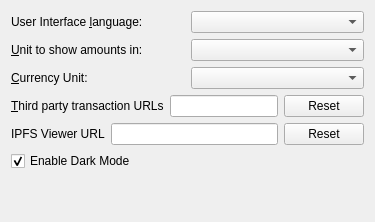
                    <widget class="QWidget" name="tabDisplay">
                        <attribute name="title">
                            <string>&amp;Display</string>
                        </attribute>
                        <layout class="QVBoxLayout" name="verticalLayout_Display">
                            <item>
                                <layout class="QHBoxLayout" name="horizontalLayout_1_Display">
                                    <item>
                                        <widget class="QLabel" name="langLabel">
                                            <property name="text">
                                                <string>User Interface &amp;language:</string>
                                            </property>
                                            <property name="textFormat">
                                                <enum>Qt::PlainText</enum>
                                            </property>
                                            <property name="buddy">
                                                <cstring>lang</cstring>
                                            </property>
                                        </widget>
                                    </item>
                                    <item>
                                        <widget class="QValueComboBox" name="lang">
                                            <property name="toolTip">
                                                <string>The user interface language can be set here. This setting will take effect after restarting %1.</string>
                                            </property>
                                        </widget>
                                    </item>
                                </layout>
                            </item>
                            <item>
                                <layout class="QHBoxLayout" name="horizontalLayout_2_Display">
                                    <item>
                                        <widget class="QLabel" name="unitLabel">
                                            <property name="text">
                                                <string>&amp;Unit to show amounts in:</string>
                                            </property>
                                            <property name="textFormat">
                                                <enum>Qt::PlainText</enum>
                                            </property>
                                            <property name="buddy">
                                                <cstring>unit</cstring>
                                            </property>
                                        </widget>
                                    </item>
                                    <item>
                                        <widget class="QValueComboBox" name="unit">
                                            <property name="toolTip">
                                                <string>Choose the default subdivision unit to show in the interface and when sending coins.</string>
                                            </property>
                                        </widget>
                                    </item>
                                </layout>
                            </item>
                            <item>
                                <layout class="QHBoxLayout" name="horizontalLayout_DisplayCurrency">
                                    <item>
                                        <widget class="QLabel" name="currencyUnitIndexLabel">
                                            <property name="text">
                                                <string>&amp;Currency Unit:</string>
                                            </property>
                                            <property name="textFormat">
                                                <enum>Qt::PlainText</enum>
                                            </property>
                                            <property name="buddy">
                                                <cstring>currencyUnitIndex</cstring>
                                            </property>
                                        </widget>
                                    </item>
                                    <item>
                                        <widget class="QValueComboBox" name="currencyUnitIndex">
                                            <property name="toolTip">
                                                <string>Choose which currency to display the realtime value of MMM in (ie: BTC/MMM).</string>
                                            </property>
                                        </widget>
                                    </item>
                                </layout>
                            </item>
                            <item>
                                <layout class="QHBoxLayout" name="horizontalLayout_3_Display">
                                    <item>
                                        <widget class="QLabel" name="thirdPartyTxUrlsLabel">
                                            <property name="toolTip">
                                                <string>Third party URLs (e.g. a block explorer) that appear in the transactions tab as context menu items. %s in the URL is replaced by transaction hash. Multiple URLs are separated by vertical bar |.</string>
                                            </property>
                                            <property name="text">
                                                <string>&amp;Third party transaction URLs</string>
                                            </property>
                                            <property name="buddy">
                                                <cstring>thirdPartyTxUrls</cstring>
                                            </property>
                                        </widget>
                                    </item>
                                    <item>
                                        <widget class="QLineEdit" name="thirdPartyTxUrls">
                                            <property name="toolTip">
                                                <string>Third party URLs (e.g. a block explorer) that appear in the transactions tab as context menu items. %s in the URL is replaced by transaction hash. Multiple URLs are separated by vertical bar |.</string>
                                            </property>
                                        </widget>
                                    </item>
                                    <item>
                                        <widget class="QPushButton" name="thirdPartyTxUrlsReset">
                                            <property name="text">
                                                <string>Reset</string>
                                            </property>
                                        </widget>
                                    </item>
                                </layout>
                            </item>
                            <item>
                                <layout class="QHBoxLayout" name="horizontalLayout_4_Display" stretch="0,0,0">
                                    <item>
                                        <widget class="QLabel" name="ipfsUrlLabel">
                                            <property name="toolTip">
                                                <string>Third party URL for IPFS-viewer. %s in the URL is replaced by IPFS hash.</string>
                                            </property>
                                            <property name="text">
                                                <string>IPFS Viewer URL</string>
                                            </property>
                                        </widget>
                                    </item>
                                    <item>
                                        <widget class="QLineEdit" name="ipfsUrl">
                                            <property name="toolTip">
                                                <string>Third party URL for IPFS-viewer. %s in the URL is replaced by IPFS hash.</string>
                                            </property>
                                        </widget>
                                    </item>
                                    <item>
                                        <widget class="QPushButton" name="ipfsUrlReset">
                                            <property name="text">
                                                <string>Reset</string>
                                            </property>
                                        </widget>
                                    </item>
                                </layout>
                            </item>
                            <item>
                                <widget class="QCheckBox" name="darkModeCheckBox">
                                    <property name="text">
                                        <string>Enable Dark Mode</string>
                                    </property>
                                    <property name="checked">
                                        <bool>true</bool>
                                    </property>
                                </widget>
                            </item>
                            <item>
                                <spacer name="verticalSpacer_Display">
                                    <property name="orientation">
                                        <enum>Qt::Vertical</enum>
                                    </property>
                                    <property name="sizeHint" stdset="0">
                                        <size>
                                            <width>20</width>
                                            <height>40</height>
                                        </size>
                                    </property>
                                </spacer>
                            </item>
                        </layout>
                    </widget>
